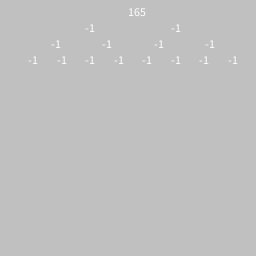
Frame 1 (no input)
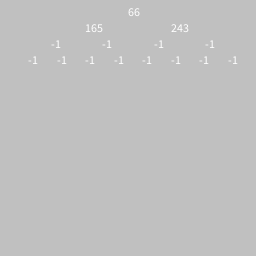
Frame 60 (the mouse pressed at the canvas centre just before this capture)
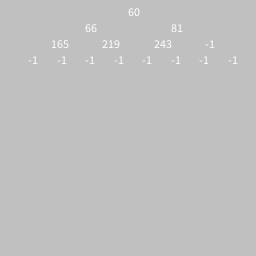
Frame 120 (the mouse held since frame 60 and released just before this capture)

The Processing sketch that drew these frames (run headless with seeded random() and noise(); from frame 60 on, the mouse is pressed at the canvas centre):

// Processing sketch: school1
// ── school1.pde
int size;
int[] heap;
//int[] ideal;
int frame = 0;

void setup() {
  size = 4;
  heap = new int[(int)pow(2, size) - 1]; //COMMENT: probably more efficient to use size*size
  //ideal = new int[(int)pow(2, size) - 1];
  //int p = 0;
  for(int i = 0; i < heap.length; i++) {
    heap[i] = -1;//p = p + (int)random(4) + 1;
    //ideal[i] = p;
  }
  //for(int i = 0; i < heap.length; i++) {
  //  swap((int)random(heap.length),(int)random(heap.length));
  //}
  size(256,256);
}

void draw() {
  if(frame % 20 == 0) {
    background(#c0c0c0);
    insert((int)random(256));
    for(int i = 0; i < heap.length; i++) {
      int d = getDepth(i);
      int s = 16;
      text(heap[i], (width/(pow(2,d)+1)) * (i-(pow(2,d)-2)), (d+1)*s);//(i-(pow(2,d)-1))
    }
  }
  frame++;
}

boolean insert(int n) {
  int a = 0;
  while(heap[a] != -1) { //BUG: This ends with an indexOutOfBounds exception
    a++;
    if(a >= heap.length) return false;
  }
  heap[a] = n;
  int b = indexParent(a);
  while(b >= 0) {
    b = indexParent(a);
    if(b >= 0) if(heap[a] < heap[b]) {
      swap(a,b);
    };
    a = b;
  }
  return true;
}
int[] insert(int[] array, int n) {
  int a = 0;
  int[] out = array;
  while(out[a] != -1) {
    a++;
    if(a >= out.length) return array;
  }
  out[a] = n;
  int b = indexParent(a);
  while(b >= 0) {
    b = indexParent(a);
    if(b >= 0) if(out[a] < out[b]) {
      out = swap(out,a,b);
    };
    a = b;
  }
  return out;
}

int[] buildHeap(int[] in) {
  int[] out = new int[in.length];
  for(int i = 0; i < in.length; i++) {
    out = insert(out, in[i]);
  }
  return out;
}

void swap(int a, int b) {
  int temp = heap[a];
  heap[a] = heap[b];
  heap[b] = temp;
}
int[] swap(int[] array, int a, int b) {
  int[] out = array;
  int temp = out[a];
  out[a] = out[b];
  out[b] = temp;
  return out;
}

int findChild1(int n) {
  return heap[(n << 1) + 1];
}
int findChild2(int n) {
  return heap[(n << 1) + 2];
}
int findParent(int n) {
  return heap[(n - 1) >> 1];
}
int indexParent(int n) {
  return (n - 1) >> 1;
}
int getDepth(int n) {
  return (int)(log(n+1)/log(2));
}

int powInt(int pow, int n) {
  int out = 1;
  for(int i = 0; i < pow; i++) {
    out *= n;
  }
  return out;
}
